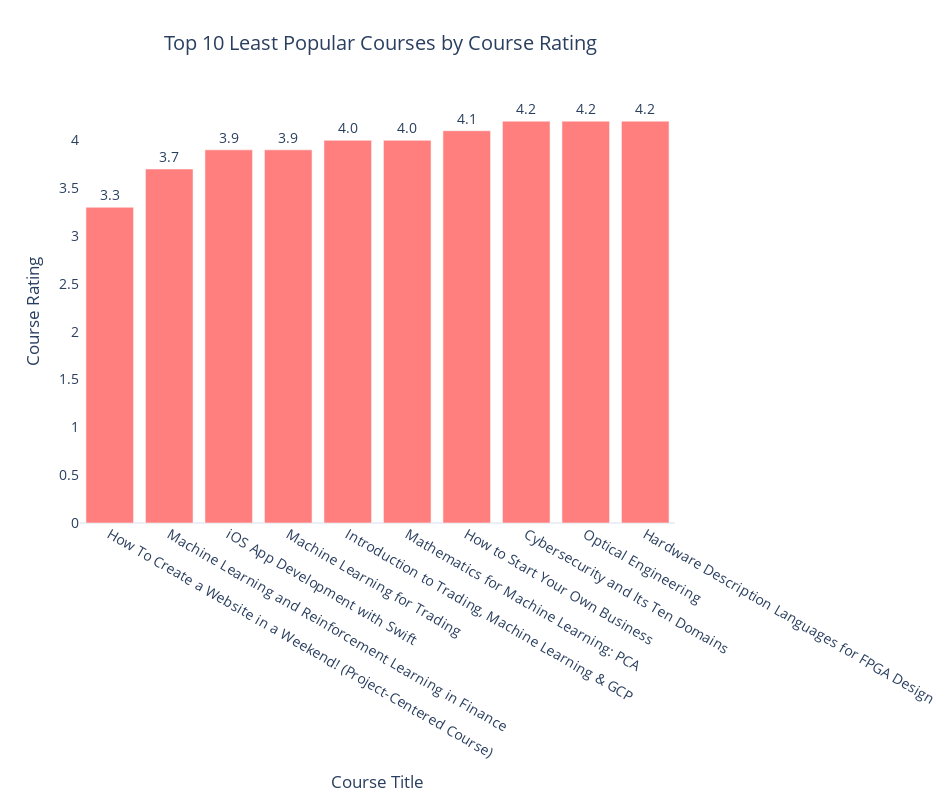

The code cell stored with this chart in its notebook:
### Markdown cell above
> 4.8. Which courses are the least popular (by course rating)?

### Code cell
#Define least popular courses by rating
top_10_worst_courses_by_rating = courses_by_rating.tail(10)\
    .sort_values(by="course_rating", ascending=True)

#Plot a bar chart displaying top 10 least popular courses by rating
fig_6 = px.bar(top_10_worst_courses_by_rating,
               x="course_title", y="course_rating",
               title="Top 10 Least Popular Courses by Course Rating",
               labels={"course_rating":"Course Rating",\
                        "course_title" : "Course Title"},
               text="course_rating",
               template="plotly_white",
               hover_name="course_title")

fig_6.update_traces(texttemplate="%{text:.2s}",
                    textposition="outside",
                    marker_color="rgb(255,127,127)")

fig_6.update_layout(font=dict(size=14),
                  title=dict(x=0.4),
                  width=950,
                  height=800,
                  yaxis=dict(showgrid=False))

fig_6.show()

### Figure 1 — Plotly figure (JSON) as saved in the notebook; plotly's stock layout.template omitted (floating-point values rounded to 4 significant figures)
{"data": [{"alignmentgroup": "True", "hovertemplate": "<b>%{hovertext}</b><br><br>Course Title=%{x}<br>Course Rating=%{text}<extra></extra>", "hovertext": ["How To Create a Website in a Weekend! (Project-Centered Course)", "Machine Learning and Reinforcement Learning in Finance", "iOS App Development with Swift", "Machine Learning for Trading", "Introduction to Trading, Machine Learning & GCP", "Mathematics for Machine Learning: PCA", "How to Start Your Own Business", "Cybersecurity and Its Ten Domains", "Optical Engineering", "Hardware Description Languages for FPGA Design"], "legendgroup": "", "marker": {"color": "rgb(255,127,127)", "pattern": {"shape": ""}}, "name": "", "offsetgroup": "", "orientation": "v", "showlegend": false, "text": [3.3, 3.7, 3.9, 3.9, 4, 4, 4.1, 4.2, 4.2, 4.2], "textposition": "outside", "texttemplate": "%{text:.2s}", "type": "bar", "x": ["How To Create a Website in a Weekend! (Project-Centered Course)", "Machine Learning and Reinforcement Learning in Finance", "iOS App Development with Swift", "Machine Learning for Trading", "Introduction to Trading, Machine Learning & GCP", "Mathematics for Machine Learning: PCA", "How to Start Your Own Business", "Cybersecurity and Its Ten Domains", "Optical Engineering", "Hardware Description Languages for FPGA Design"], "xaxis": "x", "y": [3.3, 3.7, 3.9, 3.9, 4, 4, 4.1, 4.2, 4.2, 4.2], "yaxis": "y"}], "layout": {"barmode": "relative", "font": {"size": 14}, "height": 800, "legend": {"tracegroupgap": 0}, "title": {"text": "Top 10 Least Popular Courses by Course Rating", "x": 0.4}, "width": 950, "xaxis": {"anchor": "y", "domain": [0, 1], "title": {"text": "Course Title"}}, "yaxis": {"anchor": "x", "domain": [0, 1], "showgrid": false, "title": {"text": "Course Rating"}}}}
